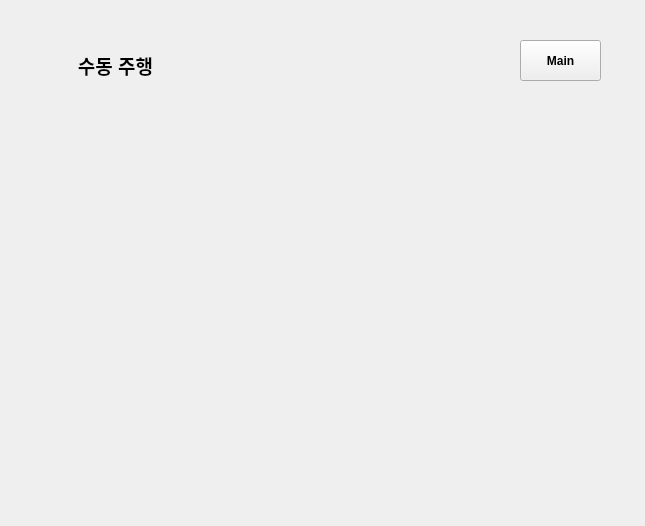
<?xml version="1.0" encoding="UTF-8"?>
<ui version="4.0">
 <class>Form</class>
 <widget class="QWidget" name="Form">
  <property name="geometry">
   <rect>
    <x>0</x>
    <y>0</y>
    <width>645</width>
    <height>526</height>
   </rect>
  </property>
  <property name="windowTitle">
   <string>Turtlebot_Controller</string>
  </property>
  <widget class="QStackedWidget" name="stackedWidget">
   <property name="geometry">
    <rect>
     <x>20</x>
     <y>30</y>
     <width>601</width>
     <height>471</height>
    </rect>
   </property>
   <property name="currentIndex">
    <number>1</number>
   </property>
   <widget class="QWidget" name="Page_main">
    <widget class="QPushButton" name="go_BP">
     <property name="geometry">
      <rect>
       <x>130</x>
       <y>310</y>
       <width>121</width>
       <height>81</height>
      </rect>
     </property>
     <property name="text">
      <string>수동 주행</string>
     </property>
    </widget>
    <widget class="QPushButton" name="go_AP">
     <property name="geometry">
      <rect>
       <x>350</x>
       <y>310</y>
       <width>121</width>
       <height>81</height>
      </rect>
     </property>
     <property name="text">
      <string>자율 주행</string>
     </property>
    </widget>
    <widget class="QTextEdit" name="Title">
     <property name="enabled">
      <bool>true</bool>
     </property>
     <property name="geometry">
      <rect>
       <x>170</x>
       <y>40</y>
       <width>261</width>
       <height>61</height>
      </rect>
     </property>
     <property name="font">
      <font>
       <italic>false</italic>
       <bold>true</bold>
      </font>
     </property>
     <property name="mouseTracking">
      <bool>true</bool>
     </property>
     <property name="acceptDrops">
      <bool>true</bool>
     </property>
     <property name="readOnly">
      <bool>true</bool>
     </property>
     <property name="html">
      <string>&lt;!DOCTYPE HTML PUBLIC &quot;-//W3C//DTD HTML 4.0//EN&quot; &quot;http://www.w3.org/TR/REC-html40/strict.dtd&quot;&gt;
&lt;html&gt;&lt;head&gt;&lt;meta name=&quot;qrichtext&quot; content=&quot;1&quot; /&gt;&lt;meta charset=&quot;utf-8&quot; /&gt;&lt;style type=&quot;text/css&quot;&gt;
p, li { white-space: pre-wrap; }
hr { height: 1px; border-width: 0; }
li.unchecked::marker { content: &quot;\2610&quot;; }
li.checked::marker { content: &quot;\2612&quot;; }
&lt;/style&gt;&lt;/head&gt;&lt;body style=&quot; font-family:'Ubuntu'; font-size:11pt; font-weight:700; font-style:normal;&quot;&gt;
&lt;p align=&quot;center&quot; style=&quot; margin-top:0px; margin-bottom:0px; margin-left:0px; margin-right:0px; -qt-block-indent:0; text-indent:0px;&quot;&gt;&lt;span style=&quot; font-size:14pt;&quot;&gt;SF-ONE&lt;/span&gt;&lt;/p&gt;
&lt;p align=&quot;center&quot; style=&quot; margin-top:0px; margin-bottom:0px; margin-left:0px; margin-right:0px; -qt-block-indent:0; text-indent:0px;&quot;&gt;&lt;span style=&quot; font-size:14pt;&quot;&gt;(TurtleBot 안전관리 시스템)&lt;/span&gt;&lt;/p&gt;&lt;/body&gt;&lt;/html&gt;</string>
     </property>
    </widget>
    <widget class="QLabel" name="logo">
     <property name="geometry">
      <rect>
       <x>190</x>
       <y>110</y>
       <width>221</width>
       <height>161</height>
      </rect>
     </property>
     <property name="maximumSize">
      <size>
       <width>797</width>
       <height>652</height>
      </size>
     </property>
     <property name="autoFillBackground">
      <bool>false</bool>
     </property>
     <property name="text">
      <string/>
     </property>
     <property name="pixmap">
      <pixmap resource="logo.qrc">:/newPrefix/image.png</pixmap>
     </property>
     <property name="scaledContents">
      <bool>false</bool>
     </property>
     <property name="alignment">
      <set>Qt::AlignmentFlag::AlignCenter</set>
     </property>
    </widget>
   </widget>
   <widget class="QWidget" name="page_Button">
    <widget class="QLabel" name="label">
     <property name="geometry">
      <rect>
       <x>30</x>
       <y>10</y>
       <width>131</width>
       <height>51</height>
      </rect>
     </property>
     <property name="text">
      <string>&lt;html&gt;&lt;head/&gt;&lt;body&gt;&lt;p align=&quot;center&quot;&gt;&lt;span style=&quot; font-size:14pt; font-weight:700;&quot;&gt;수동 주행&lt;/span&gt;&lt;/p&gt;&lt;/body&gt;&lt;/html&gt;</string>
     </property>
    </widget>
    <widget class="QPushButton" name="btn_Go">
     <property name="geometry">
      <rect>
       <x>260</x>
       <y>130</y>
       <width>81</width>
       <height>81</height>
      </rect>
     </property>
     <property name="styleSheet">
      <string notr="true">QPushButton {
    /* 이미지를 배경으로 설정 */
    border-image: url(:/newPrefix/Button.png); 
    /* 또는 배경 이미지가 반복되지 않게 하려면 */
    /* background-image: url(&quot;C:/path/to/your/image.png&quot;); */
    /* background-repeat: no-repeat; */
    /* background-position: center; */
    
    border: none;       /* 기본 테두리 제거 */
    background: none;   /* 기본 회색 배경 제거 */
}

QPushButton:pressed {
    /* 검은색(0,0,0)에 투명도 80(약 30%)을 줘서 어둡게 만듭니다. */
    background-color: rgba(0, 0, 0, 80); 
    
    /* 선택 사항: 이미지가 아주 살짝 아래로 눌리는 느낌 추가 */
    padding-top: 2px;
    padding-left: 2px;
}</string>
     </property>
     <property name="text">
      <string/>
     </property>
    </widget>
    <widget class="QPushButton" name="btn_Stop">
     <property name="geometry">
      <rect>
       <x>260</x>
       <y>220</y>
       <width>81</width>
       <height>81</height>
      </rect>
     </property>
     <property name="styleSheet">
      <string notr="true">QPushButton {
    /* 이미지를 배경으로 설정 */
    border-image: url(:/newPrefix/Pause.png); 
    /* 또는 배경 이미지가 반복되지 않게 하려면 */
    /* background-image: url(&quot;C:/path/to/your/image.png&quot;); */
    /* background-repeat: no-repeat; */
    /* background-position: center; */
    
    border: none;       /* 기본 테두리 제거 */
    background: none;   /* 기본 회색 배경 제거 */
}

QPushButton:pressed {
    /* 검은색(0,0,0)에 투명도 80(약 30%)을 줘서 어둡게 만듭니다. */
    background-color: rgba(0, 0, 0, 80); 
    
    /* 선택 사항: 이미지가 아주 살짝 아래로 눌리는 느낌 추가 */
    padding-top: 2px;
    padding-left: 2px;
}</string>
     </property>
     <property name="text">
      <string/>
     </property>
    </widget>
    <widget class="QPushButton" name="btn_Back">
     <property name="geometry">
      <rect>
       <x>260</x>
       <y>310</y>
       <width>81</width>
       <height>81</height>
      </rect>
     </property>
     <property name="styleSheet">
      <string notr="true">QPushButton {
    /* 이미지를 배경으로 설정 */
    border-image: url(:/newPrefix/Button02.png); 
    /* 또는 배경 이미지가 반복되지 않게 하려면 */
    /* background-image: url(&quot;C:/path/to/your/image.png&quot;); */
    /* background-repeat: no-repeat; */
    /* background-position: center; */
    
    border: none;       /* 기본 테두리 제거 */
    background: none;   /* 기본 회색 배경 제거 */
}

QPushButton:pressed {
    /* 검은색(0,0,0)에 투명도 80(약 30%)을 줘서 어둡게 만듭니다. */
    background-color: rgba(0, 0, 0, 80); 
    
    /* 선택 사항: 이미지가 아주 살짝 아래로 눌리는 느낌 추가 */
    padding-top: 2px;
    padding-left: 2px;
}</string>
     </property>
     <property name="text">
      <string/>
     </property>
    </widget>
    <widget class="QPushButton" name="btn_TRight">
     <property name="geometry">
      <rect>
       <x>350</x>
       <y>220</y>
       <width>81</width>
       <height>81</height>
      </rect>
     </property>
     <property name="styleSheet">
      <string notr="true">QPushButton {
    /* 이미지를 배경으로 설정 */
    border-image: url(:/newPrefix/Button01.png); 
    /* 또는 배경 이미지가 반복되지 않게 하려면 */
    /* background-image: url(&quot;C:/path/to/your/image.png&quot;); */
    /* background-repeat: no-repeat; */
    /* background-position: center; */
    
    border: none;       /* 기본 테두리 제거 */
    background: none;   /* 기본 회색 배경 제거 */
}

QPushButton:pressed {
    /* 검은색(0,0,0)에 투명도 80(약 30%)을 줘서 어둡게 만듭니다. */
    background-color: rgba(0, 0, 0, 80); 
    
    /* 선택 사항: 이미지가 아주 살짝 아래로 눌리는 느낌 추가 */
    padding-top: 2px;
    padding-left: 2px;
}</string>
     </property>
     <property name="text">
      <string/>
     </property>
    </widget>
    <widget class="QPushButton" name="btn_TLeft">
     <property name="geometry">
      <rect>
       <x>170</x>
       <y>220</y>
       <width>81</width>
       <height>81</height>
      </rect>
     </property>
     <property name="styleSheet">
      <string notr="true">QPushButton {
    /* 이미지를 배경으로 설정 */
    border-image: url(:/newPrefix/Button03.png); 
    /* 또는 배경 이미지가 반복되지 않게 하려면 */
    /* background-image: url(&quot;C:/path/to/your/image.png&quot;); */
    /* background-repeat: no-repeat; */
    /* background-position: center; */
    
    border: none;       /* 기본 테두리 제거 */
    background: none;   /* 기본 회색 배경 제거 */
}

QPushButton:pressed {
    /* 검은색(0,0,0)에 투명도 80(약 30%)을 줘서 어둡게 만듭니다. */
    background-color: rgba(0, 0, 0, 80); 
    
    /* 선택 사항: 이미지가 아주 살짝 아래로 눌리는 느낌 추가 */
    padding-top: 2px;
    padding-left: 2px;
}</string>
     </property>
     <property name="text">
      <string/>
     </property>
    </widget>
    <widget class="QPushButton" name="btn_MP">
     <property name="geometry">
      <rect>
       <x>500</x>
       <y>10</y>
       <width>81</width>
       <height>41</height>
      </rect>
     </property>
     <property name="font">
      <font>
       <bold>true</bold>
      </font>
     </property>
     <property name="text">
      <string>Main</string>
     </property>
    </widget>
   </widget>
   <widget class="QWidget" name="page_Auto">
    <widget class="QLabel" name="label_6">
     <property name="geometry">
      <rect>
       <x>30</x>
       <y>10</y>
       <width>131</width>
       <height>51</height>
      </rect>
     </property>
     <property name="text">
      <string>&lt;html&gt;&lt;head/&gt;&lt;body&gt;&lt;p align=&quot;center&quot;&gt;&lt;span style=&quot; font-size:14pt; font-weight:700;&quot;&gt;자율 주행&lt;/span&gt;&lt;/p&gt;&lt;/body&gt;&lt;/html&gt;</string>
     </property>
    </widget>
    <widget class="QListWidget" name="list_Dlog">
     <property name="geometry">
      <rect>
       <x>90</x>
       <y>130</y>
       <width>421</width>
       <height>301</height>
      </rect>
     </property>
    </widget>
    <widget class="QLabel" name="label_7">
     <property name="geometry">
      <rect>
       <x>90</x>
       <y>106</y>
       <width>81</width>
       <height>21</height>
      </rect>
     </property>
     <property name="font">
      <font>
       <bold>true</bold>
      </font>
     </property>
     <property name="text">
      <string>주행 상태</string>
     </property>
    </widget>
    <widget class="QPushButton" name="btn_autoStart">
     <property name="geometry">
      <rect>
       <x>380</x>
       <y>100</y>
       <width>61</width>
       <height>25</height>
      </rect>
     </property>
     <property name="text">
      <string>Start</string>
     </property>
    </widget>
    <widget class="QPushButton" name="btn_MP_3">
     <property name="geometry">
      <rect>
       <x>500</x>
       <y>10</y>
       <width>81</width>
       <height>41</height>
      </rect>
     </property>
     <property name="font">
      <font>
       <bold>true</bold>
      </font>
     </property>
     <property name="text">
      <string>Main</string>
     </property>
    </widget>
    <widget class="QPushButton" name="btn_autoStop">
     <property name="geometry">
      <rect>
       <x>450</x>
       <y>100</y>
       <width>61</width>
       <height>25</height>
      </rect>
     </property>
     <property name="text">
      <string>Stop</string>
     </property>
    </widget>
   </widget>
  </widget>
 </widget>
 <resources>
  <include location="logo.qrc"/>
  <include location="pause_btn.qrc"/>
  <include location="down_btn.qrc"/>
  <include location="right_btn.qrc"/>
  <include location="left_btn.qrc"/>
  <include location="up_btn.qrc"/>
 </resources>
 <connections/>
</ui>
